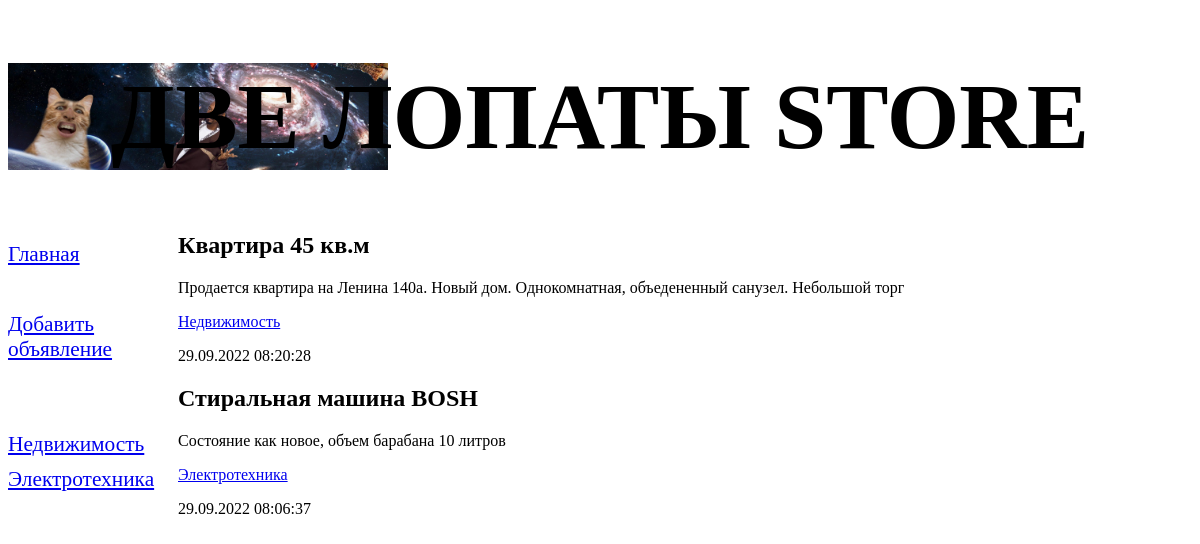
Page /bboard/ on the earlier database version.
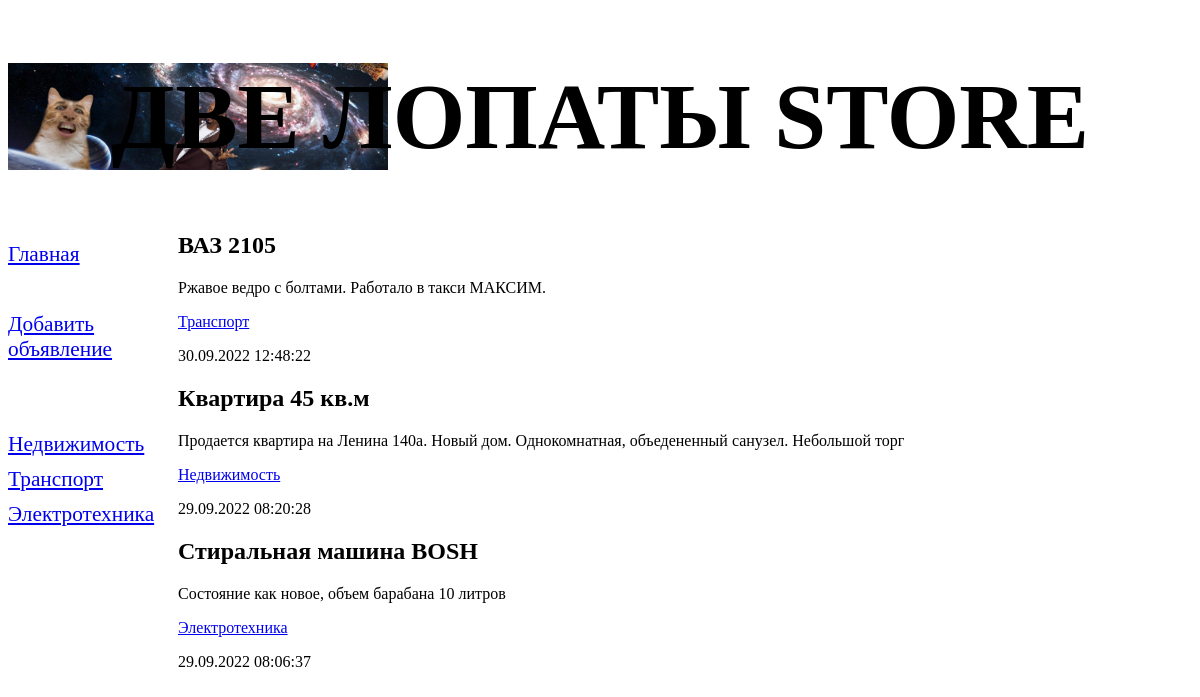
Same page on the later database version.
### bboard/models.py (models this page shows, shortened)
class Rubric(models.Model):
    name = models.CharField(max_length=20, verbose_name="Название", db_index=True)
    class Meta:
        verbose_name_plural = "Рубрики"
        verbose_name = "Рубрика"
        ordering = ["name"]

class Bb(models.Model):
    title = models.CharField(max_length=50, verbose_name="Товар")
    content = models.TextField(null=True, blank=True, verbose_name="Описание")
    price = models.FloatField(null=True, blank=True, verbose_name="Цена")
    published = models.DateTimeField(
        auto_now_add=True, db_index=True, verbose_name="Опубликовано"
    )
    rubric = models.ForeignKey(
        "Rubric", null=True, on_delete=models.PROTECT, verbose_name="Рубрика"
    )
    class Meta:
        verbose_name_plural = "Объявления"
        verbose_name = "Объявление"
        ordering = ["-published"]

### bboard/views.py (the view)
# urls.py: path("", index, name='index'),
def index(request):
    bbs = Bb.objects.all()
    rubrics = Rubric.objects.all()
    context = {"bbs":bbs, "rubrics": rubrics}
    return render(request, "bboard/index.html", context)

### bboard/templates/bboard/index.html
{% extends "layout/basic.html" %}
{% block content %}
{% for bb in bbs %}
<div>
   <h2>{{ bb.title }}</h2>
   <p>{{ bb.content }}</p>
   <p><a href="{% url 'by_rubric' bb.rubric.pk %}">
   {{ bb.rubric.name }}</a></p>
   <p>{{ bb.published|date:"d.m.Y H:i:s" }}</p>
</div>
{% endfor %}
{% endblock %}

### bboard/templates/layout/basic.html (shortened to what this page needs)
{% load static %}
<!DOCTYPE html>
<html>
   <head>
      <link rel="stylesheet" type="text/css"
      href="{% static 'bboard/style.css' %}">
   </head>
   <body>
      <header>
         <h1>Две лопаты store</h1>
      </header>
      <nav>
         <a href="{% url 'index' %}">Главная</a>
         <br>
         <a href="{% url 'add' %}">Добавить объявление</a>
         <br>
         <br>
         {% for rubric in rubrics %}
         <a href="{% url 'by_rubric' rubric.pk %}">
         {{ rubric.name }}</a>
         {% endfor %}
      </nav>
      <section>
         {% block content %}
         {% endblock %}
      </section>
   </body>
</html>

Differences in the rows shown:
added Rubric: name "Транспорт"
added Bb: title "ВАЗ 2105", content "Ржавое ведро с болтами. Работало в такси МАКСИМ.", rubric.name "Транспорт", published "30.09.2022 12:48:22"
